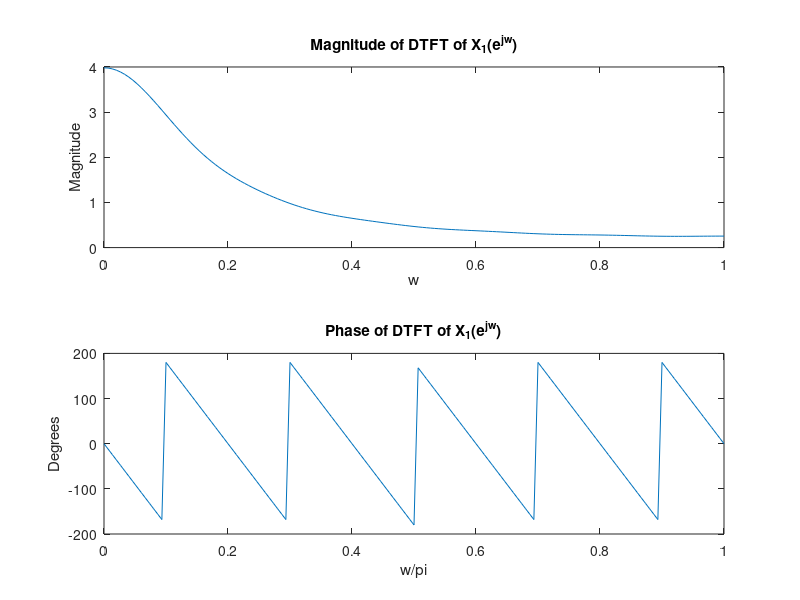

The MATLAB source for this figure:
%% EE 442 Homework 2 2018

% Ingle & Proakis 

n1 = -10 : 10;
x1 = 0.6.^abs(n1);
N1 = length(n1);
N = 300;
x1 = [x1,zeros(1,N-N1)];
X1 = fft(x1, N);
w = (0:N/2)*2*pi/N;
magx1 = abs(X1(1:N/2+1));
phax1 = angle(X1(1:N/2+1))*180/pi;
figure; 
subplot(2,1,1);
plot(w/pi,magx1);
title('Magnitude of DTFT of X_1(e^{jw})');
xlabel('w');
ylabel('Magnitude');
subplot(2,1,2);
plot(w/pi, phax1);
title('Phase of DTFT of X_1(e^{jw})');
xlabel('w/pi');
ylabel('Degrees');
